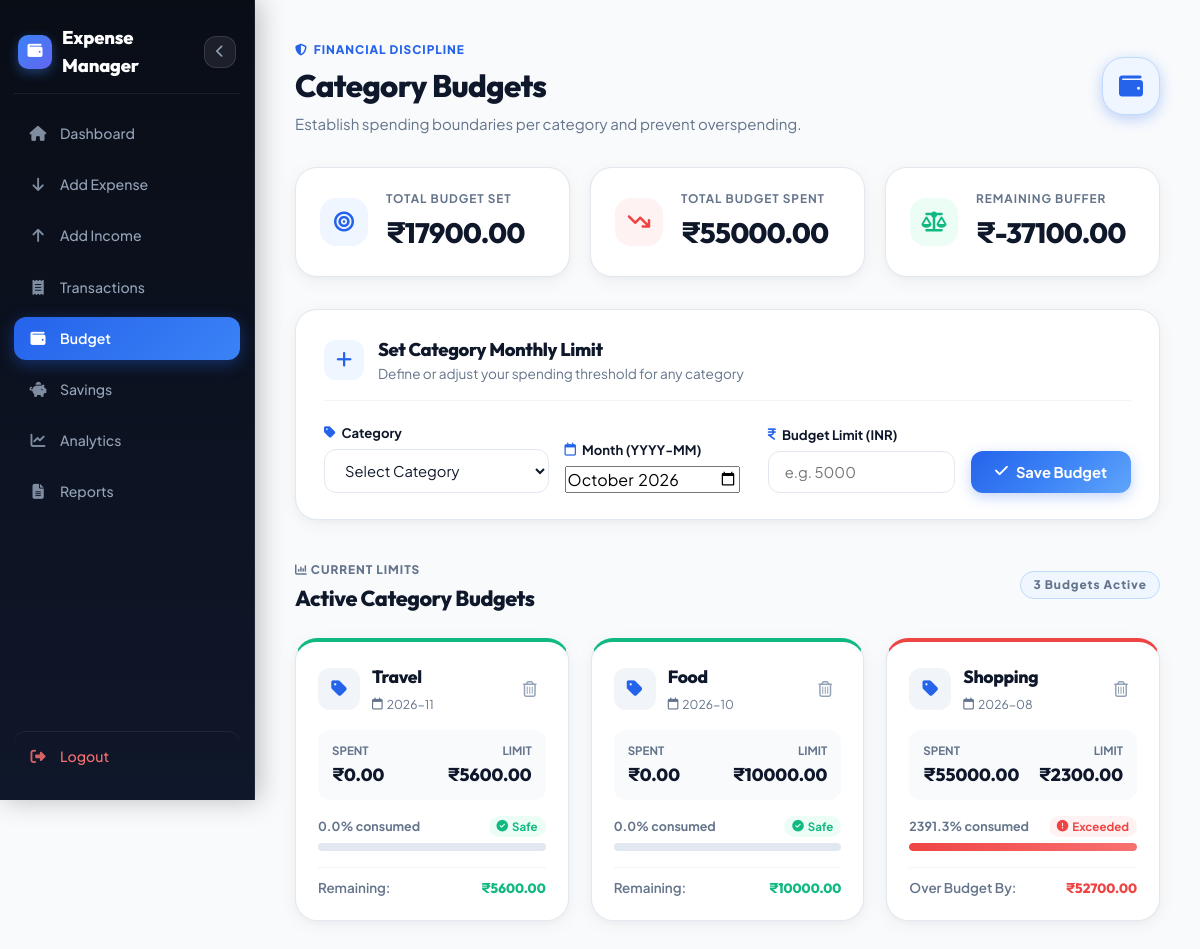
Page /budget (signed in) on the committed database.
### tables this page shows
CREATE TABLE budgets (
            budget_id INTEGER PRIMARY KEY AUTOINCREMENT,
            user_id INTEGER NOT NULL,
            category TEXT NOT NULL,
            amount REAL NOT NULL,
            month TEXT NOT NULL,
            FOREIGN KEY(user_id) REFERENCES users(user_id)
        );

### app.py (the view, shortened to what this page needs)
@app.route("/budget", methods=["GET", "POST"])
def budget():
    if "user_id" not in session:
        return redirect(url_for("login"))
    user_id = session["user_id"]
    conn = get_db()
    error = None
    budgets = conn.execute(
        """
        SELECT *
        FROM budgets
        WHERE user_id = ?
        ORDER BY month DESC, budget_id DESC
        """,
        (user_id,)
    ).fetchall()
    budget_data = []
    total_budget = 0.0
    total_spent = 0.0
    for budget_item in budgets:
        spent = conn.execute(
            """
            SELECT COALESCE(SUM(amount), 0)
            FROM transactions
            WHERE user_id = ?
            AND type = 'Expense'
            AND category = ?
            AND strftime('%Y-%m', date) = ?
            """,
            (
                user_id,
                budget_item["category"],
                budget_item["month"]
            )
        ).fetchone()[0]
        amt = float(budget_item["amount"])
        sp = float(spent)
        rem = amt - sp
        total_budget += amt
        total_spent += sp
        percentage = 0
        if amt > 0:
            percentage = (sp / amt) * 100
        progress_width = min(max(percentage, 0), 100)
        if percentage < 75:
            status = "safe"
            status_message = "On track"
        elif percentage <= 100:
            status = "warning"
            status_message = "Approaching budget limit"
        else:
            status = "exceeded"
            status_message = "Budget limit exceeded"
        budget_data.append({
            "budget_id": budget_item["budget_id"],
            "category": budget_item["category"],
            "amount": amt,
            "month": budget_item["month"],
            "spent": sp,
            "remaining": rem,
            "percentage": percentage,
            "progress_width": progress_width,
            "status": status,
            "status_message": status_message
        })
    total_remaining = total_budget - total_spent
    conn.close()
    return render_template(
        "budget.html",
        budgets=budget_data,
        total_budget=total_budget,
        total_spent=total_spent,
        total_remaining=total_remaining,
        error=error
    )

### app.py (called while the page is built)
def get_db():
    conn = sqlite3.connect(DATABASE)
    conn.row_factory = sqlite3.Row
    return conn

### templates/budget.html (shortened to what this page needs)
<!DOCTYPE html>
<html lang="en">
<head>
    <link rel="stylesheet" href="https://cdnjs.cloudflare.com/ajax/libs/font-awesome/6.5.2/css/all.min.css">
    <link rel="stylesheet" href="{{ url_for('static', filename='css/theme.css') }}">
    <link rel="stylesheet" href="{{ url_for('static', filename='css/budget.css') }}">
</head>
<body>
<nav class="budget-nav">
    <div class="sidebar-header-row">
        <h2>Expense Manager</h2>
        <button type="button" class="sidebar-collapse-btn" id="sidebarCollapseBtn" title="Hide Sidebar (Ctrl+B)">
            <i class="fa-solid fa-chevron-left"></i>
        </button>
    </div>
    <a href="{{ url_for('dashboard') }}">
        <i class="fa-solid fa-house"></i>
        <span>Dashboard</span>
    </a>
    <a href="{{ url_for('add_expense') }}">
        <i class="fa-solid fa-arrow-down"></i>
        <span>Add Expense</span>
    </a>
    <a href="{{ url_for('add_income') }}">
        <i class="fa-solid fa-arrow-up"></i>
        <span>Add Income</span>
    </a>
    <a href="{{ url_for('transactions') }}">
        <i class="fa-solid fa-receipt"></i>
        <span>Transactions</span>
    </a>
    <a href="{{ url_for('budget') }}" class="active">
        <i class="fa-solid fa-wallet"></i>
        <span>Budget</span>
    </a>
    <a href="{{ url_for('savings') }}">
        <i class="fa-solid fa-piggy-bank"></i>
        <span>Savings</span>
    </a>
    <a href="{{ url_for('analytics') }}">
        <i class="fa-solid fa-chart-line"></i>
        <span>Analytics</span>
    </a>
    <a href="{{ url_for('reports') }}">
        <i class="fa-solid fa-file-lines"></i>
        <span>Reports</span>
    </a>
    <a href="{{ url_for('logout') }}">
        <i class="fa-solid fa-right-from-bracket"></i>
        <span>Logout</span>
    </a>
</nav>
<main class="budget-main">
    <section class="page-header">
        <div>
            <span class="page-label">
                <i class="fa-solid fa-shield-halved"></i>
                FINANCIAL DISCIPLINE
            </span>
            <h1>Category Budgets</h1>
            <p>Establish spending boundaries per category and prevent overspending.</p>
        </div>
        <div class="header-icon">
            <i class="fa-solid fa-wallet"></i>
        </div>
    </section>
    <section class="summary-grid">
        <div class="summary-card">
            <div class="summary-icon">
                <i class="fa-solid fa-bullseye"></i>
            </div>
            <div>
                <span>Total Budget Set</span>
                <h2>₹{{ "%.2f"|format(total_budget) }}</h2>
            </div>
        </div>
        <div class="summary-card">
            <div class="summary-icon expense-icon">
                <i class="fa-solid fa-arrow-trend-down"></i>
            </div>
            <div>
                <span>Total Budget Spent</span>
                <h2>₹{{ "%.2f"|format(total_spent) }}</h2>
            </div>
        </div>
        <div class="summary-card">
            <div class="summary-icon remaining-icon">
                <i class="fa-solid fa-scale-balanced"></i>
            </div>
            <div>
                <span>Remaining Buffer</span>
                <h2>₹{{ "%.2f"|format(total_remaining) }}</h2>
            </div>
        </div>
    </section>
    <section class="create-budget-card">
        <div class="create-header">
            <div class="create-icon">
                <i class="fa-solid fa-plus"></i>
            </div>
            <div>
                <h2>Set Category Monthly Limit</h2>
                <p>Define or adjust your spending threshold for any category</p>
            </div>
        </div>
        <form method="POST" action="{{ url_for('budget') }}" class="budget-form">
            <div class="form-row">
                <div class="form-field">
                    <label for="category"><i class="fa-solid fa-tag"></i> Category</label>
                    <select id="category" name="category" required>
                        <option value="">Select Category</option>
                    </select>
                </div>
                <div class="form-field">
                    <label for="month"><i class="fa-regular fa-calendar"></i> Month (YYYY-MM)</label>
                    <input type="month" id="month" name="month" required>
                </div>
                <div class="form-field">
                    <label for="amount"><i class="fa-solid fa-indian-rupee-sign"></i> Budget Limit (INR)</label>
                    <input type="number" id="amount" name="amount" placeholder="e.g. 5000" min="1" step="0.01" required>
                </div>
                <div class="form-field form-field-btn">
                    <button type="submit" class="btn-save-budget">
                        <i class="fa-solid fa-check"></i> Save Budget
                    </button>
                </div>
            </div>
        </form>
    </section>
    <section class="budget-section">
        <div class="section-heading">
            <div>
                <span><i class="fa-solid fa-chart-column"></i> CURRENT LIMITS</span>
                <h2>Active Category Budgets</h2>
            </div>
            <span class="budget-count-badge">{{ budgets|length }} Budgets Active</span>
        </div>
        {% if budgets %}
        <div class="budget-grid">
            {% for b in budgets %}
            <div class="budget-card {{ b['status'] }}">
                <div class="budget-card-header">
                    <div class="category-icon">
                        <i class="fa-solid fa-tag"></i>
                    </div>
                    <div class="category-info">
                        <h3>{{ b["category"] }}</h3>
                        <span class="month-pill"><i class="fa-regular fa-calendar"></i> {{ b["month"] }}</span>
                    </div>
                    <form method="POST" action="{{ url_for('delete_budget', budget_id=b['budget_id']) }}" onsubmit="return confirm('Delete this budget limit?');" class="delete-budget-form">
                        <button type="submit" class="delete-budget-btn" title="Remove budget">
                            <i class="fa-regular fa-trash-can"></i>
                        </button>
                    </form>
                </div>
                <div class="amount-row">
                    <div>
                        <span class="label">Spent</span>
                        <strong>₹{{ "%.2f"|format(b["spent"]) }}</strong>
                    </div>
                    <div class="amount-right">
                        <span class="label">Limit</span>
                        <strong>₹{{ "%.2f"|format(b["amount"]) }}</strong>
                    </div>
                </div>
                <div class="progress-section">
                    <div class="progress-header">
                        <span>{{ "%.1f"|format(b["percentage"]) }}% consumed</span>
                        {% if b["status"] == "safe" %}
                        <span class="status safe">
                            <i class="fa-solid fa-circle-check"></i> Safe
                        </span>
                        {% elif b["status"] == "warning" %}
                        <span class="status warning">
                            <i class="fa-solid fa-triangle-exclamation"></i> Warning
                        </span>
                        {% else %}
                        <span class="status exceeded">
                            <i class="fa-solid fa-circle-exclamation"></i> Exceeded
                        </span>
                        {% endif %}
                    </div>
                    <div class="progress-bar">
                        <div class="progress-fill {{ b['status'] }}" style="width: {{ b['progress_width'] }}%;"></div>
                    </div>
                </div>
                <div class="budget-footer">
                    {% if b["remaining"] >= 0 %}
                    <span class="rem-label">Remaining:</span>
                    <strong class="rem-safe">₹{{ "%.2f"|format(b["remaining"]) }}</strong>
                    {% else %}
                    <span class="rem-label">Over Budget By:</span>
                    <strong class="rem-exceeded">₹{{ "%.2f"|format(b["remaining"]|abs) }}</strong>
                    {% endif %}
                </div>
            </div>
            {% endfor %}
        </div>
        {% else %}
        <div class="empty-state">
            <i class="fa-solid fa-wallet"></i>
            <h3>No Budgets Set Yet</h3>
            <p>Use the form above to assign a monthly limit to food, transport, bills, or shopping.</p>
        </div>
        {% endif %}
    </section>
</main>
</body>
</html>

### rows in the picture
budgets: category "Travel", month "2026-11", spent "0.00", amount "5600.00", percentage "0.0", shows "Safe", remaining "5600.00"
budgets: category "Food", month "2026-10", spent "0.00", amount "10000.00", percentage "0.0", shows "Safe", remaining "10000.00"
budgets: category "Shopping", month "2026-08", spent "55000.00", amount "2300.00", percentage "2391.3", shows "Exceeded", {{ b['progress_width'] }} 100 (drawn), remaining|abs "52700.00"

### other values in the picture
{{ "%.2f"|format(total_budget) }} "17900.00"
{{ "%.2f"|format(total_spent) }} "55000.00"
{{ "%.2f"|format(total_remaining) }} "-37100.00"
{{ budgets|length }} "3"
